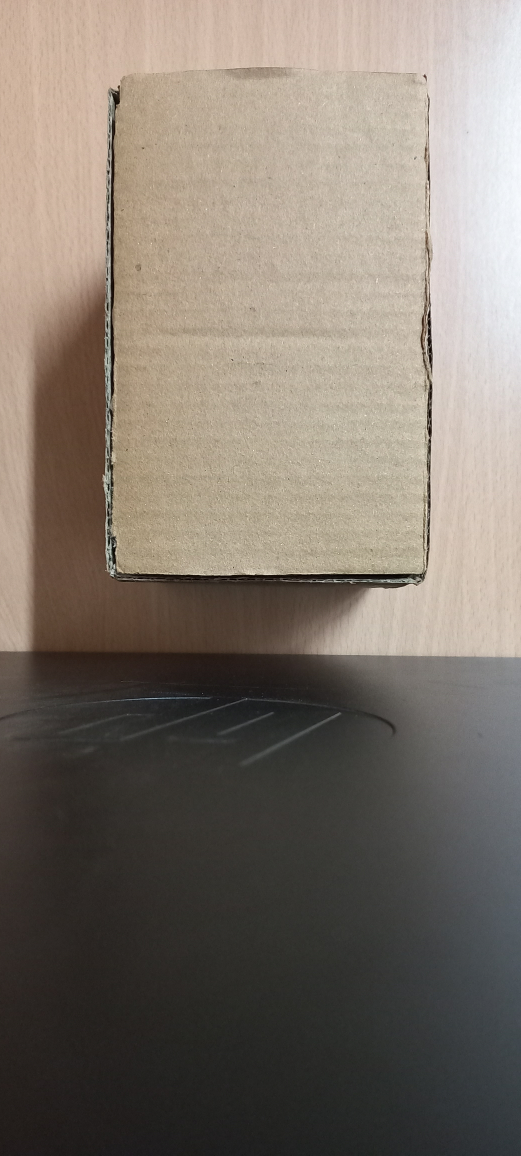
#> input picture Images/first.jpg, 2084 x 4624 px (shown at 1/4 size)
$ python Imageregistration.py
#> lines starting #> are read from the running program, lines starting #| are printed output that depends on the picture
import cv2
import numpy as np

# Open the image files.
img1_color = cv2.imread("Images/first.jpg")  # Image to be aligned.
#> img1_color is the input picture: shape (4624, 2084, 3); mean B, G, R 107.7, 117.5, 126.9
img2_color = cv2.imread("Images/second.jpg")  # Reference image.
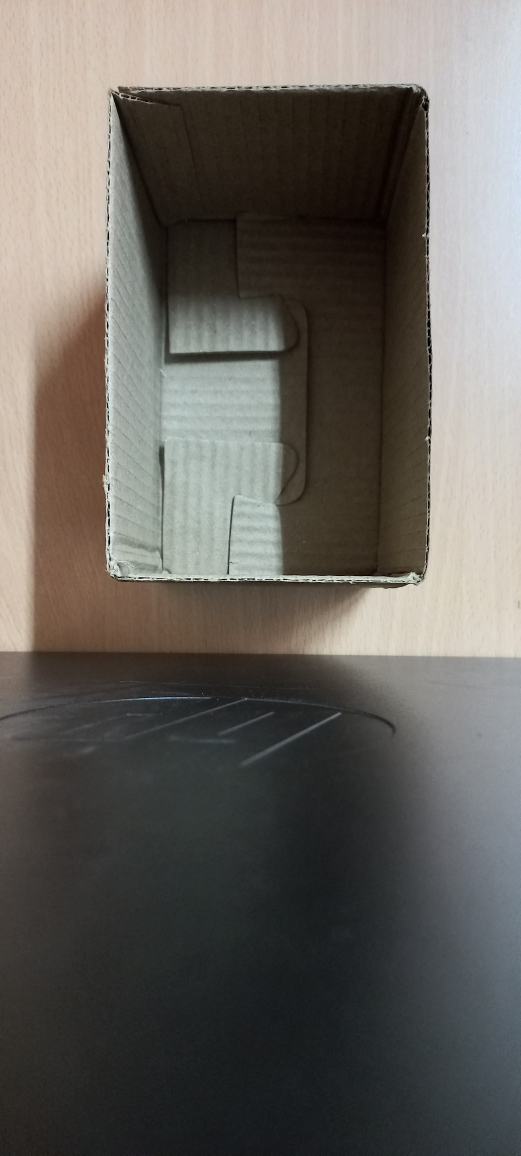
#> input picture Images/second.jpg, 2084 x 4624 px (shown at 1/4 size)
#> img2_color is the input picture: shape (4624, 2084, 3); mean B, G, R 93.6, 98.9, 102.5

# Convert to grayscale.
img1 = cv2.cvtColor(img1_color, cv2.COLOR_BGR2GRAY)
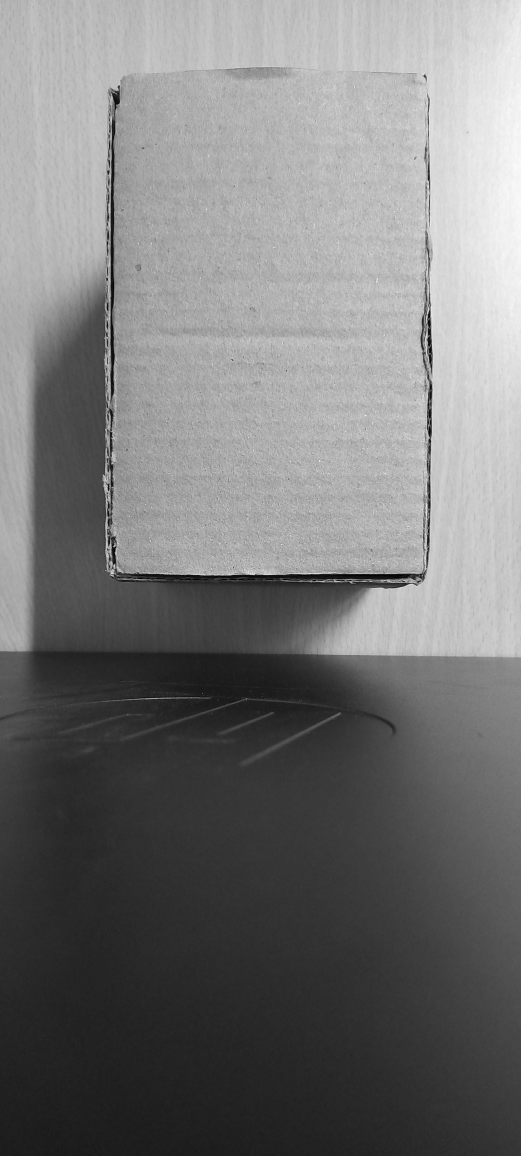
#> img1: shape (4624, 2084) (shown at 1/4 size); min 1, max 254, mean 119.2
img2 = cv2.cvtColor(img2_color, cv2.COLOR_BGR2GRAY)
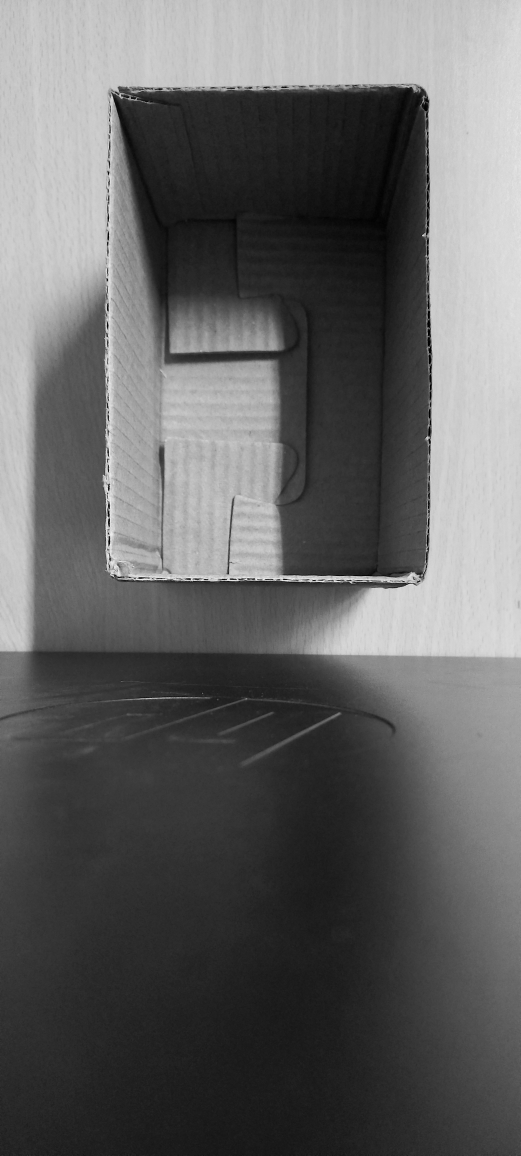
#> img2: shape (4624, 2084) (shown at 1/4 size); min 0, max 254, mean 99.4
height, width = img2.shape
#> height = 4624; width = 2084

# Create ORB detector with 5000 features.
# ORB: It is an algorithm which detects the key features in the image.
orb_detector = cv2.ORB_create(5000)

# Find Key points and descriptors.
# The first arg is the image, second arg is the mask
#  (which is not required in this case).
kp1, d1 = orb_detector.detectAndCompute(img1, None)
#> kp1 = 5000 keypoints; strongest (x, y, size): (1335, 2325, 31), (1710, 2196, 31), (454, 2184, 44.6), (454, 2185, 37.2)
kp2, d2 = orb_detector.detectAndCompute(img2, None)
#> kp2 = 5000 keypoints; strongest (x, y, size): (920, 2316, 31), (760, 2316, 44.6), (1019, 2316, 37.2), (990, 2315, 37.2)

# Match features between the two images.
# We create a Brute Force matcher with
# Hamming distance as measurement mode.
# BFMatcher: Brute Force matcher
matcher = cv2.BFMatcher(cv2.NORM_HAMMING, crossCheck=True)

# Match the two sets of descriptors.
matches = matcher.match(d1, d2)
#> matches = 1149 matches

# Sort matches on the basis of their Hamming distance.
matches=sorted(matches,key=lambda x: x.distance)

# Take the top 90 % matches forward.
matches = matches[:int(len(matches) * 0.9)]
#> matches = 1034 matches
no_of_matches = len(matches)
#> no_of_matches = 1034

# Define empty matrices of shape no_of_matches * 2.
p1 = np.zeros((no_of_matches, 2))
p2 = np.zeros((no_of_matches, 2))

for i in range(len(matches)):
    p1[i, :] = kp1[matches[i].queryIdx].pt
    p2[i, :] = kp2[matches[i].trainIdx].pt
#> after the loop, p1 = 1034 pairs, first value 408.5 to 1726.3, second value 301.1 to 2852.2; p2 = 1034 pairs, first value 412 to 1725.6, second value 340.8 to 2793.6

# Find the homography matrix.
homography, mask = cv2.findHomography(p1, p2, cv2.RANSAC)
#> homography = [[0.902, -0.00124, 35.44], [-0.103, 0.974, 52.6], [-4.41e-05, -1.7e-06, 1]]; mask = 1034 values, max 1 at index 0, min 0 at index 3, mean 0.143

# Use this matrix to transform the
# colored image wrt the reference image.
transformed_img = cv2.warpPerspective(img1_color,
                                      homography, (width, height))
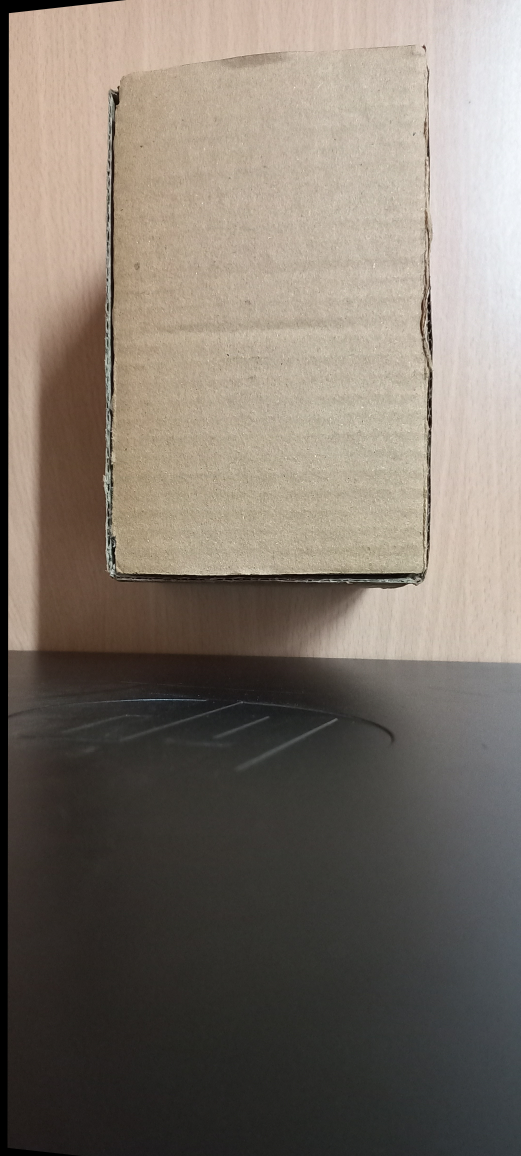
#> transformed_img: shape (4624, 2084, 3) (shown at 1/4 size); mean B, G, R 106.6, 116.3, 125.4

# Save the output.
cv2.imwrite('Images/registered.jpg', transformed_img)
